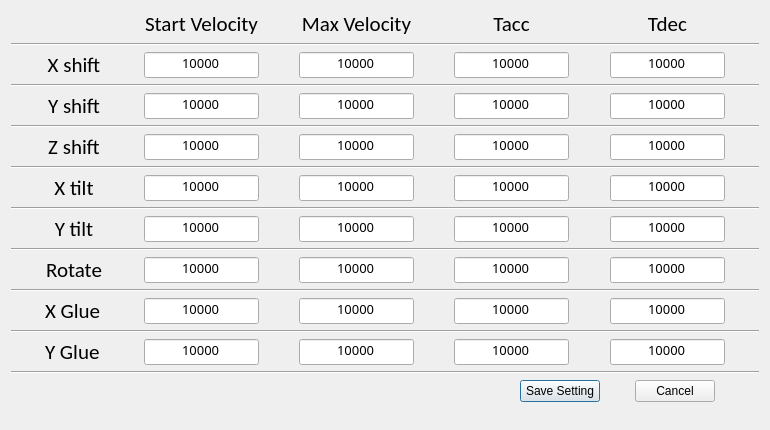
<?xml version="1.0" encoding="UTF-8"?>
<ui version="4.0">
 <class>Motion_Setting</class>
 <widget class="QDialog" name="Motion_Setting">
  <property name="windowModality">
   <enum>Qt::WindowModal</enum>
  </property>
  <property name="enabled">
   <bool>true</bool>
  </property>
  <property name="geometry">
   <rect>
    <x>0</x>
    <y>0</y>
    <width>770</width>
    <height>430</height>
   </rect>
  </property>
  <property name="sizePolicy">
   <sizepolicy hsizetype="Fixed" vsizetype="Fixed">
    <horstretch>0</horstretch>
    <verstretch>0</verstretch>
   </sizepolicy>
  </property>
  <property name="minimumSize">
   <size>
    <width>770</width>
    <height>430</height>
   </size>
  </property>
  <property name="maximumSize">
   <size>
    <width>770</width>
    <height>430</height>
   </size>
  </property>
  <property name="windowTitle">
   <string>Platform Speed Setting</string>
  </property>
  <property name="autoFillBackground">
   <bool>false</bool>
  </property>
  <property name="sizeGripEnabled">
   <bool>false</bool>
  </property>
  <layout class="QVBoxLayout" name="verticalLayout" stretch="1,0,3,0,3,0,3,0,3,0,3,0,3,0,3,0,3,0,1">
   <item>
    <layout class="QHBoxLayout" name="horizontalLayout_8" stretch="3,5,3,10,3,10,3,10,3,10,3">
     <item>
      <spacer name="horizontalSpacer_28">
       <property name="orientation">
        <enum>Qt::Horizontal</enum>
       </property>
       <property name="sizeHint" stdset="0">
        <size>
         <width>19</width>
         <height>17</height>
        </size>
       </property>
      </spacer>
     </item>
     <item>
      <widget class="QLabel" name="label_7">
       <property name="minimumSize">
        <size>
         <width>58</width>
         <height>0</height>
        </size>
       </property>
       <property name="maximumSize">
        <size>
         <width>58</width>
         <height>16777215</height>
        </size>
       </property>
       <property name="font">
        <font>
         <family>Calibri</family>
         <pointsize>16</pointsize>
        </font>
       </property>
       <property name="text">
        <string/>
       </property>
      </widget>
     </item>
     <item>
      <spacer name="horizontalSpacer_29">
       <property name="orientation">
        <enum>Qt::Horizontal</enum>
       </property>
       <property name="sizeHint" stdset="0">
        <size>
         <width>19</width>
         <height>17</height>
        </size>
       </property>
      </spacer>
     </item>
     <item>
      <widget class="QLabel" name="label_8">
       <property name="sizePolicy">
        <sizepolicy hsizetype="Minimum" vsizetype="Fixed">
         <horstretch>0</horstretch>
         <verstretch>0</verstretch>
        </sizepolicy>
       </property>
       <property name="font">
        <font>
         <family>Calibri</family>
         <pointsize>16</pointsize>
        </font>
       </property>
       <property name="text">
        <string>Start Velocity</string>
       </property>
       <property name="alignment">
        <set>Qt::AlignCenter</set>
       </property>
      </widget>
     </item>
     <item>
      <spacer name="horizontalSpacer_30">
       <property name="orientation">
        <enum>Qt::Horizontal</enum>
       </property>
       <property name="sizeHint" stdset="0">
        <size>
         <width>19</width>
         <height>17</height>
        </size>
       </property>
      </spacer>
     </item>
     <item>
      <widget class="QLabel" name="label_9">
       <property name="sizePolicy">
        <sizepolicy hsizetype="Minimum" vsizetype="Fixed">
         <horstretch>0</horstretch>
         <verstretch>0</verstretch>
        </sizepolicy>
       </property>
       <property name="font">
        <font>
         <family>Calibri</family>
         <pointsize>16</pointsize>
        </font>
       </property>
       <property name="text">
        <string>Max Velocity</string>
       </property>
       <property name="alignment">
        <set>Qt::AlignCenter</set>
       </property>
      </widget>
     </item>
     <item>
      <spacer name="horizontalSpacer_45">
       <property name="orientation">
        <enum>Qt::Horizontal</enum>
       </property>
       <property name="sizeHint" stdset="0">
        <size>
         <width>19</width>
         <height>17</height>
        </size>
       </property>
      </spacer>
     </item>
     <item>
      <widget class="QLabel" name="label_10">
       <property name="sizePolicy">
        <sizepolicy hsizetype="Minimum" vsizetype="Fixed">
         <horstretch>0</horstretch>
         <verstretch>0</verstretch>
        </sizepolicy>
       </property>
       <property name="font">
        <font>
         <family>Calibri</family>
         <pointsize>16</pointsize>
        </font>
       </property>
       <property name="text">
        <string>Tacc</string>
       </property>
       <property name="alignment">
        <set>Qt::AlignCenter</set>
       </property>
      </widget>
     </item>
     <item>
      <spacer name="horizontalSpacer_46">
       <property name="orientation">
        <enum>Qt::Horizontal</enum>
       </property>
       <property name="sizeHint" stdset="0">
        <size>
         <width>19</width>
         <height>17</height>
        </size>
       </property>
      </spacer>
     </item>
     <item>
      <widget class="QLabel" name="label_11">
       <property name="sizePolicy">
        <sizepolicy hsizetype="Minimum" vsizetype="Fixed">
         <horstretch>0</horstretch>
         <verstretch>0</verstretch>
        </sizepolicy>
       </property>
       <property name="font">
        <font>
         <family>Calibri</family>
         <pointsize>16</pointsize>
        </font>
       </property>
       <property name="text">
        <string>Tdec</string>
       </property>
       <property name="alignment">
        <set>Qt::AlignCenter</set>
       </property>
      </widget>
     </item>
     <item>
      <spacer name="horizontalSpacer_31">
       <property name="orientation">
        <enum>Qt::Horizontal</enum>
       </property>
       <property name="sizeHint" stdset="0">
        <size>
         <width>19</width>
         <height>17</height>
        </size>
       </property>
      </spacer>
     </item>
    </layout>
   </item>
   <item>
    <widget class="Line" name="line_8">
     <property name="orientation">
      <enum>Qt::Horizontal</enum>
     </property>
    </widget>
   </item>
   <item>
    <layout class="QHBoxLayout" name="horizontalLayout" stretch="3,5,3,10,3,10,3,10,3,10,3">
     <item>
      <spacer name="horizontalSpacer">
       <property name="orientation">
        <enum>Qt::Horizontal</enum>
       </property>
       <property name="sizeHint" stdset="0">
        <size>
         <width>33</width>
         <height>17</height>
        </size>
       </property>
      </spacer>
     </item>
     <item>
      <widget class="QLabel" name="label">
       <property name="minimumSize">
        <size>
         <width>58</width>
         <height>0</height>
        </size>
       </property>
       <property name="maximumSize">
        <size>
         <width>58</width>
         <height>16777215</height>
        </size>
       </property>
       <property name="font">
        <font>
         <family>Calibri</family>
         <pointsize>16</pointsize>
        </font>
       </property>
       <property name="text">
        <string> X shift </string>
       </property>
       <property name="alignment">
        <set>Qt::AlignCenter</set>
       </property>
      </widget>
     </item>
     <item>
      <spacer name="horizontalSpacer_2">
       <property name="orientation">
        <enum>Qt::Horizontal</enum>
       </property>
       <property name="sizeHint" stdset="0">
        <size>
         <width>54</width>
         <height>23</height>
        </size>
       </property>
      </spacer>
     </item>
     <item>
      <widget class="QLineEdit" name="Xshift_StrVel_Edit">
       <property name="font">
        <font>
         <family>AcadEref</family>
         <pointsize>10</pointsize>
        </font>
       </property>
       <property name="text">
        <string>10000</string>
       </property>
       <property name="alignment">
        <set>Qt::AlignHCenter|Qt::AlignTop</set>
       </property>
      </widget>
     </item>
     <item>
      <spacer name="horizontalSpacer_22">
       <property name="orientation">
        <enum>Qt::Horizontal</enum>
       </property>
       <property name="sizeHint" stdset="0">
        <size>
         <width>33</width>
         <height>17</height>
        </size>
       </property>
      </spacer>
     </item>
     <item>
      <widget class="QLineEdit" name="Xshift_MaxVel_Edit">
       <property name="font">
        <font>
         <family>AcadEref</family>
         <pointsize>10</pointsize>
        </font>
       </property>
       <property name="text">
        <string>10000</string>
       </property>
       <property name="alignment">
        <set>Qt::AlignHCenter|Qt::AlignTop</set>
       </property>
      </widget>
     </item>
     <item>
      <spacer name="horizontalSpacer_33">
       <property name="orientation">
        <enum>Qt::Horizontal</enum>
       </property>
       <property name="sizeHint" stdset="0">
        <size>
         <width>33</width>
         <height>17</height>
        </size>
       </property>
      </spacer>
     </item>
     <item>
      <widget class="QLineEdit" name="Xshift_Tacc_Edit">
       <property name="font">
        <font>
         <family>AcadEref</family>
         <pointsize>10</pointsize>
        </font>
       </property>
       <property name="text">
        <string>10000</string>
       </property>
       <property name="alignment">
        <set>Qt::AlignHCenter|Qt::AlignTop</set>
       </property>
      </widget>
     </item>
     <item>
      <spacer name="horizontalSpacer_34">
       <property name="orientation">
        <enum>Qt::Horizontal</enum>
       </property>
       <property name="sizeHint" stdset="0">
        <size>
         <width>32</width>
         <height>17</height>
        </size>
       </property>
      </spacer>
     </item>
     <item>
      <widget class="QLineEdit" name="Xshift_Tdec_Edit">
       <property name="font">
        <font>
         <family>AcadEref</family>
         <pointsize>10</pointsize>
        </font>
       </property>
       <property name="text">
        <string>10000</string>
       </property>
       <property name="alignment">
        <set>Qt::AlignHCenter|Qt::AlignTop</set>
       </property>
      </widget>
     </item>
     <item>
      <spacer name="horizontalSpacer_3">
       <property name="orientation">
        <enum>Qt::Horizontal</enum>
       </property>
       <property name="sizeHint" stdset="0">
        <size>
         <width>33</width>
         <height>17</height>
        </size>
       </property>
      </spacer>
     </item>
    </layout>
   </item>
   <item>
    <widget class="Line" name="line_7">
     <property name="orientation">
      <enum>Qt::Horizontal</enum>
     </property>
    </widget>
   </item>
   <item>
    <layout class="QHBoxLayout" name="horizontalLayout_3" stretch="3,5,3,10,3,10,3,10,3,10,3">
     <item>
      <spacer name="horizontalSpacer_7">
       <property name="orientation">
        <enum>Qt::Horizontal</enum>
       </property>
       <property name="sizeHint" stdset="0">
        <size>
         <width>33</width>
         <height>17</height>
        </size>
       </property>
      </spacer>
     </item>
     <item>
      <widget class="QLabel" name="label_2">
       <property name="minimumSize">
        <size>
         <width>58</width>
         <height>0</height>
        </size>
       </property>
       <property name="maximumSize">
        <size>
         <width>58</width>
         <height>16777215</height>
        </size>
       </property>
       <property name="font">
        <font>
         <family>Calibri</family>
         <pointsize>16</pointsize>
        </font>
       </property>
       <property name="text">
        <string> Y shift </string>
       </property>
       <property name="alignment">
        <set>Qt::AlignCenter</set>
       </property>
      </widget>
     </item>
     <item>
      <spacer name="horizontalSpacer_8">
       <property name="orientation">
        <enum>Qt::Horizontal</enum>
       </property>
       <property name="sizeHint" stdset="0">
        <size>
         <width>32</width>
         <height>17</height>
        </size>
       </property>
      </spacer>
     </item>
     <item>
      <widget class="QLineEdit" name="Yshift_StrVel_Edit">
       <property name="font">
        <font>
         <family>AcadEref</family>
         <pointsize>10</pointsize>
        </font>
       </property>
       <property name="text">
        <string>10000</string>
       </property>
       <property name="alignment">
        <set>Qt::AlignHCenter|Qt::AlignTop</set>
       </property>
      </widget>
     </item>
     <item>
      <spacer name="horizontalSpacer_23">
       <property name="orientation">
        <enum>Qt::Horizontal</enum>
       </property>
       <property name="sizeHint" stdset="0">
        <size>
         <width>32</width>
         <height>17</height>
        </size>
       </property>
      </spacer>
     </item>
     <item>
      <widget class="QLineEdit" name="Yshift_MaxVel_Edit">
       <property name="font">
        <font>
         <family>AcadEref</family>
         <pointsize>10</pointsize>
        </font>
       </property>
       <property name="text">
        <string>10000</string>
       </property>
       <property name="alignment">
        <set>Qt::AlignHCenter|Qt::AlignTop</set>
       </property>
      </widget>
     </item>
     <item>
      <spacer name="horizontalSpacer_35">
       <property name="orientation">
        <enum>Qt::Horizontal</enum>
       </property>
       <property name="sizeHint" stdset="0">
        <size>
         <width>33</width>
         <height>17</height>
        </size>
       </property>
      </spacer>
     </item>
     <item>
      <widget class="QLineEdit" name="Yshift_Tacc_Edit">
       <property name="font">
        <font>
         <family>AcadEref</family>
         <pointsize>10</pointsize>
        </font>
       </property>
       <property name="text">
        <string>10000</string>
       </property>
       <property name="alignment">
        <set>Qt::AlignHCenter|Qt::AlignTop</set>
       </property>
      </widget>
     </item>
     <item>
      <spacer name="horizontalSpacer_36">
       <property name="orientation">
        <enum>Qt::Horizontal</enum>
       </property>
       <property name="sizeHint" stdset="0">
        <size>
         <width>33</width>
         <height>17</height>
        </size>
       </property>
      </spacer>
     </item>
     <item>
      <widget class="QLineEdit" name="Yshift_Tdec_Edit">
       <property name="font">
        <font>
         <family>AcadEref</family>
         <pointsize>10</pointsize>
        </font>
       </property>
       <property name="text">
        <string>10000</string>
       </property>
       <property name="alignment">
        <set>Qt::AlignHCenter|Qt::AlignTop</set>
       </property>
      </widget>
     </item>
     <item>
      <spacer name="horizontalSpacer_9">
       <property name="orientation">
        <enum>Qt::Horizontal</enum>
       </property>
       <property name="sizeHint" stdset="0">
        <size>
         <width>33</width>
         <height>17</height>
        </size>
       </property>
      </spacer>
     </item>
    </layout>
   </item>
   <item>
    <widget class="Line" name="line_6">
     <property name="orientation">
      <enum>Qt::Horizontal</enum>
     </property>
    </widget>
   </item>
   <item>
    <layout class="QHBoxLayout" name="horizontalLayout_4" stretch="3,5,3,10,3,10,3,10,3,10,3">
     <item>
      <spacer name="horizontalSpacer_10">
       <property name="orientation">
        <enum>Qt::Horizontal</enum>
       </property>
       <property name="sizeHint" stdset="0">
        <size>
         <width>33</width>
         <height>17</height>
        </size>
       </property>
      </spacer>
     </item>
     <item>
      <widget class="QLabel" name="label_3">
       <property name="minimumSize">
        <size>
         <width>58</width>
         <height>0</height>
        </size>
       </property>
       <property name="maximumSize">
        <size>
         <width>58</width>
         <height>16777215</height>
        </size>
       </property>
       <property name="font">
        <font>
         <family>Calibri</family>
         <pointsize>16</pointsize>
        </font>
       </property>
       <property name="text">
        <string> Z shift </string>
       </property>
       <property name="alignment">
        <set>Qt::AlignCenter</set>
       </property>
      </widget>
     </item>
     <item>
      <spacer name="horizontalSpacer_11">
       <property name="orientation">
        <enum>Qt::Horizontal</enum>
       </property>
       <property name="sizeHint" stdset="0">
        <size>
         <width>32</width>
         <height>17</height>
        </size>
       </property>
      </spacer>
     </item>
     <item>
      <widget class="QLineEdit" name="Zshift_StrVel_Edit">
       <property name="font">
        <font>
         <family>AcadEref</family>
         <pointsize>10</pointsize>
        </font>
       </property>
       <property name="text">
        <string>10000</string>
       </property>
       <property name="alignment">
        <set>Qt::AlignHCenter|Qt::AlignTop</set>
       </property>
      </widget>
     </item>
     <item>
      <spacer name="horizontalSpacer_24">
       <property name="orientation">
        <enum>Qt::Horizontal</enum>
       </property>
       <property name="sizeHint" stdset="0">
        <size>
         <width>32</width>
         <height>17</height>
        </size>
       </property>
      </spacer>
     </item>
     <item>
      <widget class="QLineEdit" name="Zshift_MaxVel_Edit">
       <property name="font">
        <font>
         <family>AcadEref</family>
         <pointsize>10</pointsize>
        </font>
       </property>
       <property name="text">
        <string>10000</string>
       </property>
       <property name="alignment">
        <set>Qt::AlignHCenter|Qt::AlignTop</set>
       </property>
      </widget>
     </item>
     <item>
      <spacer name="horizontalSpacer_37">
       <property name="orientation">
        <enum>Qt::Horizontal</enum>
       </property>
       <property name="sizeHint" stdset="0">
        <size>
         <width>33</width>
         <height>17</height>
        </size>
       </property>
      </spacer>
     </item>
     <item>
      <widget class="QLineEdit" name="Zshift_Tacc_Edit">
       <property name="font">
        <font>
         <family>AcadEref</family>
         <pointsize>10</pointsize>
        </font>
       </property>
       <property name="text">
        <string>10000</string>
       </property>
       <property name="alignment">
        <set>Qt::AlignHCenter|Qt::AlignTop</set>
       </property>
      </widget>
     </item>
     <item>
      <spacer name="horizontalSpacer_38">
       <property name="orientation">
        <enum>Qt::Horizontal</enum>
       </property>
       <property name="sizeHint" stdset="0">
        <size>
         <width>33</width>
         <height>17</height>
        </size>
       </property>
      </spacer>
     </item>
     <item>
      <widget class="QLineEdit" name="Zshift_Tdec_Edit">
       <property name="font">
        <font>
         <family>AcadEref</family>
         <pointsize>10</pointsize>
        </font>
       </property>
       <property name="text">
        <string>10000</string>
       </property>
       <property name="alignment">
        <set>Qt::AlignHCenter|Qt::AlignTop</set>
       </property>
      </widget>
     </item>
     <item>
      <spacer name="horizontalSpacer_12">
       <property name="orientation">
        <enum>Qt::Horizontal</enum>
       </property>
       <property name="sizeHint" stdset="0">
        <size>
         <width>33</width>
         <height>17</height>
        </size>
       </property>
      </spacer>
     </item>
    </layout>
   </item>
   <item>
    <widget class="Line" name="line_5">
     <property name="orientation">
      <enum>Qt::Horizontal</enum>
     </property>
    </widget>
   </item>
   <item>
    <layout class="QHBoxLayout" name="horizontalLayout_5" stretch="3,5,3,10,3,10,3,10,3,10,3">
     <item>
      <spacer name="horizontalSpacer_13">
       <property name="orientation">
        <enum>Qt::Horizontal</enum>
       </property>
       <property name="sizeHint" stdset="0">
        <size>
         <width>33</width>
         <height>17</height>
        </size>
       </property>
      </spacer>
     </item>
     <item>
      <widget class="QLabel" name="label_4">
       <property name="minimumSize">
        <size>
         <width>58</width>
         <height>0</height>
        </size>
       </property>
       <property name="maximumSize">
        <size>
         <width>58</width>
         <height>16777215</height>
        </size>
       </property>
       <property name="font">
        <font>
         <family>Calibri</family>
         <pointsize>16</pointsize>
        </font>
       </property>
       <property name="text">
        <string>  X tilt  </string>
       </property>
       <property name="alignment">
        <set>Qt::AlignCenter</set>
       </property>
      </widget>
     </item>
     <item>
      <spacer name="horizontalSpacer_14">
       <property name="orientation">
        <enum>Qt::Horizontal</enum>
       </property>
       <property name="sizeHint" stdset="0">
        <size>
         <width>32</width>
         <height>17</height>
        </size>
       </property>
      </spacer>
     </item>
     <item>
      <widget class="QLineEdit" name="Xtilt_StrVel_Edit">
       <property name="font">
        <font>
         <family>AcadEref</family>
         <pointsize>10</pointsize>
        </font>
       </property>
       <property name="text">
        <string>10000</string>
       </property>
       <property name="alignment">
        <set>Qt::AlignHCenter|Qt::AlignTop</set>
       </property>
      </widget>
     </item>
     <item>
      <spacer name="horizontalSpacer_25">
       <property name="orientation">
        <enum>Qt::Horizontal</enum>
       </property>
       <property name="sizeHint" stdset="0">
        <size>
         <width>33</width>
         <height>17</height>
        </size>
       </property>
      </spacer>
     </item>
     <item>
      <widget class="QLineEdit" name="Xtilt_MaxVel_Edit">
       <property name="font">
        <font>
         <family>AcadEref</family>
         <pointsize>10</pointsize>
        </font>
       </property>
       <property name="text">
        <string>10000</string>
       </property>
       <property name="alignment">
        <set>Qt::AlignHCenter|Qt::AlignTop</set>
       </property>
      </widget>
     </item>
     <item>
      <spacer name="horizontalSpacer_39">
       <property name="orientation">
        <enum>Qt::Horizontal</enum>
       </property>
       <property name="sizeHint" stdset="0">
        <size>
         <width>33</width>
         <height>17</height>
        </size>
       </property>
      </spacer>
     </item>
     <item>
      <widget class="QLineEdit" name="Xtilt_Tacc_Edit">
       <property name="font">
        <font>
         <family>AcadEref</family>
         <pointsize>10</pointsize>
        </font>
       </property>
       <property name="text">
        <string>10000</string>
       </property>
       <property name="alignment">
        <set>Qt::AlignHCenter|Qt::AlignTop</set>
       </property>
      </widget>
     </item>
     <item>
      <spacer name="horizontalSpacer_40">
       <property name="orientation">
        <enum>Qt::Horizontal</enum>
       </property>
       <property name="sizeHint" stdset="0">
        <size>
         <width>33</width>
         <height>17</height>
        </size>
       </property>
      </spacer>
     </item>
     <item>
      <widget class="QLineEdit" name="Xtilt_Tdec_Edit">
       <property name="font">
        <font>
         <family>AcadEref</family>
         <pointsize>10</pointsize>
        </font>
       </property>
       <property name="text">
        <string>10000</string>
       </property>
       <property name="alignment">
        <set>Qt::AlignHCenter|Qt::AlignTop</set>
       </property>
      </widget>
     </item>
     <item>
      <spacer name="horizontalSpacer_15">
       <property name="orientation">
        <enum>Qt::Horizontal</enum>
       </property>
       <property name="sizeHint" stdset="0">
        <size>
         <width>33</width>
         <height>17</height>
        </size>
       </property>
      </spacer>
     </item>
    </layout>
   </item>
   <item>
    <widget class="Line" name="line_4">
     <property name="orientation">
      <enum>Qt::Horizontal</enum>
     </property>
    </widget>
   </item>
   <item>
    <layout class="QHBoxLayout" name="horizontalLayout_6" stretch="3,5,3,10,3,10,3,10,3,10,3">
     <item>
      <spacer name="horizontalSpacer_16">
       <property name="orientation">
        <enum>Qt::Horizontal</enum>
       </property>
       <property name="sizeHint" stdset="0">
        <size>
         <width>33</width>
         <height>17</height>
        </size>
       </property>
      </spacer>
     </item>
     <item>
      <widget class="QLabel" name="label_5">
       <property name="minimumSize">
        <size>
         <width>58</width>
         <height>0</height>
        </size>
       </property>
       <property name="maximumSize">
        <size>
         <width>58</width>
         <height>16777215</height>
        </size>
       </property>
       <property name="font">
        <font>
         <family>Calibri</family>
         <pointsize>16</pointsize>
        </font>
       </property>
       <property name="text">
        <string>  Y tilt  </string>
       </property>
       <property name="alignment">
        <set>Qt::AlignCenter</set>
       </property>
      </widget>
     </item>
     <item>
      <spacer name="horizontalSpacer_17">
       <property name="orientation">
        <enum>Qt::Horizontal</enum>
       </property>
       <property name="sizeHint" stdset="0">
        <size>
         <width>32</width>
         <height>17</height>
        </size>
       </property>
      </spacer>
     </item>
     <item>
      <widget class="QLineEdit" name="Ytilt_StrVel_Edit">
       <property name="font">
        <font>
         <family>AcadEref</family>
         <pointsize>10</pointsize>
        </font>
       </property>
       <property name="text">
        <string>10000</string>
       </property>
       <property name="alignment">
        <set>Qt::AlignHCenter|Qt::AlignTop</set>
       </property>
      </widget>
     </item>
     <item>
      <spacer name="horizontalSpacer_26">
       <property name="orientation">
        <enum>Qt::Horizontal</enum>
       </property>
       <property name="sizeHint" stdset="0">
        <size>
         <width>33</width>
         <height>17</height>
        </size>
       </property>
      </spacer>
     </item>
     <item>
      <widget class="QLineEdit" name="Ytilt_MaxVel_Edit">
       <property name="font">
        <font>
         <family>AcadEref</family>
         <pointsize>10</pointsize>
        </font>
       </property>
       <property name="text">
        <string>10000</string>
       </property>
       <property name="alignment">
        <set>Qt::AlignHCenter|Qt::AlignTop</set>
       </property>
      </widget>
     </item>
     <item>
      <spacer name="horizontalSpacer_41">
       <property name="orientation">
        <enum>Qt::Horizontal</enum>
       </property>
       <property name="sizeHint" stdset="0">
        <size>
         <width>33</width>
         <height>17</height>
        </size>
       </property>
      </spacer>
     </item>
     <item>
      <widget class="QLineEdit" name="Ytilt_Tacc_Edit">
       <property name="font">
        <font>
         <family>AcadEref</family>
         <pointsize>10</pointsize>
        </font>
       </property>
       <property name="text">
        <string>10000</string>
       </property>
       <property name="alignment">
        <set>Qt::AlignHCenter|Qt::AlignTop</set>
       </property>
      </widget>
     </item>
     <item>
      <spacer name="horizontalSpacer_42">
       <property name="orientation">
        <enum>Qt::Horizontal</enum>
       </property>
       <property name="sizeHint" stdset="0">
        <size>
         <width>33</width>
         <height>17</height>
        </size>
       </property>
      </spacer>
     </item>
     <item>
      <widget class="QLineEdit" name="Ytilt_Tdec_Edit">
       <property name="font">
        <font>
         <family>AcadEref</family>
         <pointsize>10</pointsize>
        </font>
       </property>
       <property name="text">
        <string>10000</string>
       </property>
       <property name="alignment">
        <set>Qt::AlignHCenter|Qt::AlignTop</set>
       </property>
      </widget>
     </item>
     <item>
      <spacer name="horizontalSpacer_18">
       <property name="orientation">
        <enum>Qt::Horizontal</enum>
       </property>
       <property name="sizeHint" stdset="0">
        <size>
         <width>33</width>
         <height>17</height>
        </size>
       </property>
      </spacer>
     </item>
    </layout>
   </item>
   <item>
    <widget class="Line" name="line_3">
     <property name="orientation">
      <enum>Qt::Horizontal</enum>
     </property>
    </widget>
   </item>
   <item>
    <layout class="QHBoxLayout" name="horizontalLayout_7" stretch="3,5,3,10,3,10,3,10,3,10,3">
     <item>
      <spacer name="horizontalSpacer_19">
       <property name="orientation">
        <enum>Qt::Horizontal</enum>
       </property>
       <property name="sizeHint" stdset="0">
        <size>
         <width>33</width>
         <height>17</height>
        </size>
       </property>
      </spacer>
     </item>
     <item>
      <widget class="QLabel" name="label_6">
       <property name="minimumSize">
        <size>
         <width>58</width>
         <height>0</height>
        </size>
       </property>
       <property name="maximumSize">
        <size>
         <width>58</width>
         <height>16777215</height>
        </size>
       </property>
       <property name="font">
        <font>
         <family>Calibri</family>
         <pointsize>16</pointsize>
        </font>
       </property>
       <property name="text">
        <string> Rotate </string>
       </property>
       <property name="alignment">
        <set>Qt::AlignCenter</set>
       </property>
      </widget>
     </item>
     <item>
      <spacer name="horizontalSpacer_20">
       <property name="orientation">
        <enum>Qt::Horizontal</enum>
       </property>
       <property name="sizeHint" stdset="0">
        <size>
         <width>32</width>
         <height>17</height>
        </size>
       </property>
      </spacer>
     </item>
     <item>
      <widget class="QLineEdit" name="Rotate_StrVel_Edit">
       <property name="font">
        <font>
         <family>AcadEref</family>
         <pointsize>10</pointsize>
        </font>
       </property>
       <property name="text">
        <string>10000</string>
       </property>
       <property name="alignment">
        <set>Qt::AlignHCenter|Qt::AlignTop</set>
       </property>
      </widget>
     </item>
     <item>
      <spacer name="horizontalSpacer_27">
       <property name="orientation">
        <enum>Qt::Horizontal</enum>
       </property>
       <property name="sizeHint" stdset="0">
        <size>
         <width>33</width>
         <height>17</height>
        </size>
       </property>
      </spacer>
     </item>
     <item>
      <widget class="QLineEdit" name="Rotate_MaxVel_Edit">
       <property name="font">
        <font>
         <family>AcadEref</family>
         <pointsize>10</pointsize>
        </font>
       </property>
       <property name="text">
        <string>10000</string>
       </property>
       <property name="alignment">
        <set>Qt::AlignHCenter|Qt::AlignTop</set>
       </property>
      </widget>
     </item>
     <item>
      <spacer name="horizontalSpacer_43">
       <property name="orientation">
        <enum>Qt::Horizontal</enum>
       </property>
       <property name="sizeHint" stdset="0">
        <size>
         <width>33</width>
         <height>17</height>
        </size>
       </property>
      </spacer>
     </item>
     <item>
      <widget class="QLineEdit" name="Rotate_Tacc_Edit">
       <property name="font">
        <font>
         <family>AcadEref</family>
         <pointsize>10</pointsize>
        </font>
       </property>
       <property name="text">
        <string>10000</string>
       </property>
       <property name="alignment">
        <set>Qt::AlignHCenter|Qt::AlignTop</set>
       </property>
      </widget>
     </item>
     <item>
      <spacer name="horizontalSpacer_44">
       <property name="orientation">
        <enum>Qt::Horizontal</enum>
       </property>
       <property name="sizeHint" stdset="0">
        <size>
         <width>33</width>
         <height>17</height>
        </size>
       </property>
      </spacer>
     </item>
     <item>
      <widget class="QLineEdit" name="Rotate_Tdec_Edit">
       <property name="font">
        <font>
         <family>AcadEref</family>
         <pointsize>10</pointsize>
        </font>
       </property>
       <property name="text">
        <string>10000</string>
       </property>
       <property name="alignment">
        <set>Qt::AlignHCenter|Qt::AlignTop</set>
       </property>
      </widget>
     </item>
     <item>
      <spacer name="horizontalSpacer_21">
       <property name="orientation">
        <enum>Qt::Horizontal</enum>
       </property>
       <property name="sizeHint" stdset="0">
        <size>
         <width>33</width>
         <height>17</height>
        </size>
       </property>
      </spacer>
     </item>
    </layout>
   </item>
   <item>
    <widget class="Line" name="line_2">
     <property name="orientation">
      <enum>Qt::Horizontal</enum>
     </property>
    </widget>
   </item>
   <item>
    <layout class="QHBoxLayout" name="horizontalLayout_9" stretch="3,5,3,10,3,10,3,10,3,10,3">
     <item>
      <spacer name="horizontalSpacer_32">
       <property name="orientation">
        <enum>Qt::Horizontal</enum>
       </property>
       <property name="sizeHint" stdset="0">
        <size>
         <width>40</width>
         <height>20</height>
        </size>
       </property>
      </spacer>
     </item>
     <item>
      <widget class="QLabel" name="label_12">
       <property name="minimumSize">
        <size>
         <width>58</width>
         <height>0</height>
        </size>
       </property>
       <property name="maximumSize">
        <size>
         <width>58</width>
         <height>16777215</height>
        </size>
       </property>
       <property name="font">
        <font>
         <family>Calibri</family>
         <pointsize>16</pointsize>
        </font>
       </property>
       <property name="text">
        <string>X Glue</string>
       </property>
      </widget>
     </item>
     <item>
      <spacer name="horizontalSpacer_47">
       <property name="orientation">
        <enum>Qt::Horizontal</enum>
       </property>
       <property name="sizeHint" stdset="0">
        <size>
         <width>40</width>
         <height>20</height>
        </size>
       </property>
      </spacer>
     </item>
     <item>
      <widget class="QLineEdit" name="X_Glue_StrVel_Edit">
       <property name="font">
        <font>
         <family>AcadEref</family>
         <pointsize>10</pointsize>
        </font>
       </property>
       <property name="text">
        <string>10000</string>
       </property>
       <property name="alignment">
        <set>Qt::AlignHCenter|Qt::AlignTop</set>
       </property>
      </widget>
     </item>
     <item>
      <spacer name="horizontalSpacer_48">
       <property name="orientation">
        <enum>Qt::Horizontal</enum>
       </property>
       <property name="sizeHint" stdset="0">
        <size>
         <width>40</width>
         <height>20</height>
        </size>
       </property>
      </spacer>
     </item>
     <item>
      <widget class="QLineEdit" name="X_Glue_MaxVel_Edit">
       <property name="font">
        <font>
         <family>AcadEref</family>
         <pointsize>10</pointsize>
        </font>
       </property>
       <property name="text">
        <string>10000</string>
       </property>
       <property name="alignment">
        <set>Qt::AlignHCenter|Qt::AlignTop</set>
       </property>
      </widget>
     </item>
     <item>
      <spacer name="horizontalSpacer_49">
       <property name="orientation">
        <enum>Qt::Horizontal</enum>
       </property>
       <property name="sizeHint" stdset="0">
        <size>
         <width>40</width>
         <height>20</height>
        </size>
       </property>
      </spacer>
     </item>
     <item>
      <widget class="QLineEdit" name="X_Glue_Tacc_Edit">
       <property name="font">
        <font>
         <family>AcadEref</family>
         <pointsize>10</pointsize>
        </font>
       </property>
       <property name="text">
        <string>10000</string>
       </property>
       <property name="alignment">
        <set>Qt::AlignHCenter|Qt::AlignTop</set>
       </property>
      </widget>
     </item>
     <item>
      <spacer name="horizontalSpacer_50">
       <property name="orientation">
        <enum>Qt::Horizontal</enum>
       </property>
       <property name="sizeHint" stdset="0">
        <size>
         <width>40</width>
         <height>20</height>
        </size>
       </property>
      </spacer>
     </item>
     <item>
      <widget class="QLineEdit" name="X_Glue_Tdec_Edit">
       <property name="font">
        <font>
         <family>AcadEref</family>
         <pointsize>10</pointsize>
        </font>
       </property>
       <property name="text">
        <string>10000</string>
       </property>
       <property name="alignment">
        <set>Qt::AlignHCenter|Qt::AlignTop</set>
       </property>
      </widget>
     </item>
     <item>
      <spacer name="horizontalSpacer_51">
       <property name="orientation">
        <enum>Qt::Horizontal</enum>
       </property>
       <property name="sizeHint" stdset="0">
        <size>
         <width>40</width>
         <height>20</height>
        </size>
       </property>
      </spacer>
     </item>
    </layout>
   </item>
   <item>
    <widget class="Line" name="line">
     <property name="orientation">
      <enum>Qt::Horizontal</enum>
     </property>
    </widget>
   </item>
   <item>
    <layout class="QHBoxLayout" name="horizontalLayout_10" stretch="3,5,3,10,3,10,3,10,3,10,3">
     <item>
      <spacer name="horizontalSpacer_57">
       <property name="orientation">
        <enum>Qt::Horizontal</enum>
       </property>
       <property name="sizeHint" stdset="0">
        <size>
         <width>40</width>
         <height>20</height>
        </size>
       </property>
      </spacer>
     </item>
     <item>
      <widget class="QLabel" name="label_13">
       <property name="minimumSize">
        <size>
         <width>58</width>
         <height>0</height>
        </size>
       </property>
       <property name="maximumSize">
        <size>
         <width>58</width>
         <height>16777215</height>
        </size>
       </property>
       <property name="font">
        <font>
         <family>Calibri</family>
         <pointsize>16</pointsize>
        </font>
       </property>
       <property name="text">
        <string>Y Glue</string>
       </property>
      </widget>
     </item>
     <item>
      <spacer name="horizontalSpacer_56">
       <property name="orientation">
        <enum>Qt::Horizontal</enum>
       </property>
       <property name="sizeHint" stdset="0">
        <size>
         <width>40</width>
         <height>20</height>
        </size>
       </property>
      </spacer>
     </item>
     <item>
      <widget class="QLineEdit" name="Y_Glue_StrVel_Edit">
       <property name="font">
        <font>
         <family>AcadEref</family>
         <pointsize>10</pointsize>
        </font>
       </property>
       <property name="text">
        <string>10000</string>
       </property>
       <property name="alignment">
        <set>Qt::AlignHCenter|Qt::AlignTop</set>
       </property>
      </widget>
     </item>
     <item>
      <spacer name="horizontalSpacer_55">
       <property name="orientation">
        <enum>Qt::Horizontal</enum>
       </property>
       <property name="sizeHint" stdset="0">
        <size>
         <width>40</width>
         <height>20</height>
        </size>
       </property>
      </spacer>
     </item>
     <item>
      <widget class="QLineEdit" name="Y_Glue_MaxVel_Edit">
       <property name="font">
        <font>
         <family>AcadEref</family>
         <pointsize>10</pointsize>
        </font>
       </property>
       <property name="text">
        <string>10000</string>
       </property>
       <property name="alignment">
        <set>Qt::AlignHCenter|Qt::AlignTop</set>
       </property>
      </widget>
     </item>
     <item>
      <spacer name="horizontalSpacer_54">
       <property name="orientation">
        <enum>Qt::Horizontal</enum>
       </property>
       <property name="sizeHint" stdset="0">
        <size>
         <width>40</width>
         <height>20</height>
        </size>
       </property>
      </spacer>
     </item>
     <item>
      <widget class="QLineEdit" name="Y_Glue_Tacc_Edit">
       <property name="font">
        <font>
         <family>AcadEref</family>
         <pointsize>10</pointsize>
        </font>
       </property>
       <property name="text">
        <string>10000</string>
       </property>
       <property name="alignment">
        <set>Qt::AlignHCenter|Qt::AlignTop</set>
       </property>
      </widget>
     </item>
     <item>
      <spacer name="horizontalSpacer_53">
       <property name="orientation">
        <enum>Qt::Horizontal</enum>
       </property>
       <property name="sizeHint" stdset="0">
        <size>
         <width>40</width>
         <height>20</height>
        </size>
       </property>
      </spacer>
     </item>
     <item>
      <widget class="QLineEdit" name="Y_Glue_Tdec_Edit">
       <property name="font">
        <font>
         <family>AcadEref</family>
         <pointsize>10</pointsize>
        </font>
       </property>
       <property name="inputMethodHints">
        <set>Qt::ImhPreferNumbers</set>
       </property>
       <property name="text">
        <string>10000</string>
       </property>
       <property name="alignment">
        <set>Qt::AlignHCenter|Qt::AlignTop</set>
       </property>
      </widget>
     </item>
     <item>
      <spacer name="horizontalSpacer_52">
       <property name="orientation">
        <enum>Qt::Horizontal</enum>
       </property>
       <property name="sizeHint" stdset="0">
        <size>
         <width>40</width>
         <height>20</height>
        </size>
       </property>
      </spacer>
     </item>
    </layout>
   </item>
   <item>
    <widget class="Line" name="line_9">
     <property name="orientation">
      <enum>Qt::Horizontal</enum>
     </property>
    </widget>
   </item>
   <item>
    <layout class="QHBoxLayout" name="horizontalLayout_2" stretch="35,5,2,5,3">
     <item>
      <spacer name="horizontalSpacer_4">
       <property name="orientation">
        <enum>Qt::Horizontal</enum>
       </property>
       <property name="sizeHint" stdset="0">
        <size>
         <width>40</width>
         <height>20</height>
        </size>
       </property>
      </spacer>
     </item>
     <item>
      <widget class="QPushButton" name="pushButton">
       <property name="text">
        <string>Save Setting</string>
       </property>
      </widget>
     </item>
     <item>
      <spacer name="horizontalSpacer_6">
       <property name="orientation">
        <enum>Qt::Horizontal</enum>
       </property>
       <property name="sizeHint" stdset="0">
        <size>
         <width>40</width>
         <height>20</height>
        </size>
       </property>
      </spacer>
     </item>
     <item>
      <widget class="QPushButton" name="pushButton_2">
       <property name="text">
        <string>Cancel</string>
       </property>
      </widget>
     </item>
     <item>
      <spacer name="horizontalSpacer_5">
       <property name="orientation">
        <enum>Qt::Horizontal</enum>
       </property>
       <property name="sizeHint" stdset="0">
        <size>
         <width>40</width>
         <height>20</height>
        </size>
       </property>
      </spacer>
     </item>
    </layout>
   </item>
  </layout>
 </widget>
 <resources/>
 <connections/>
</ui>
